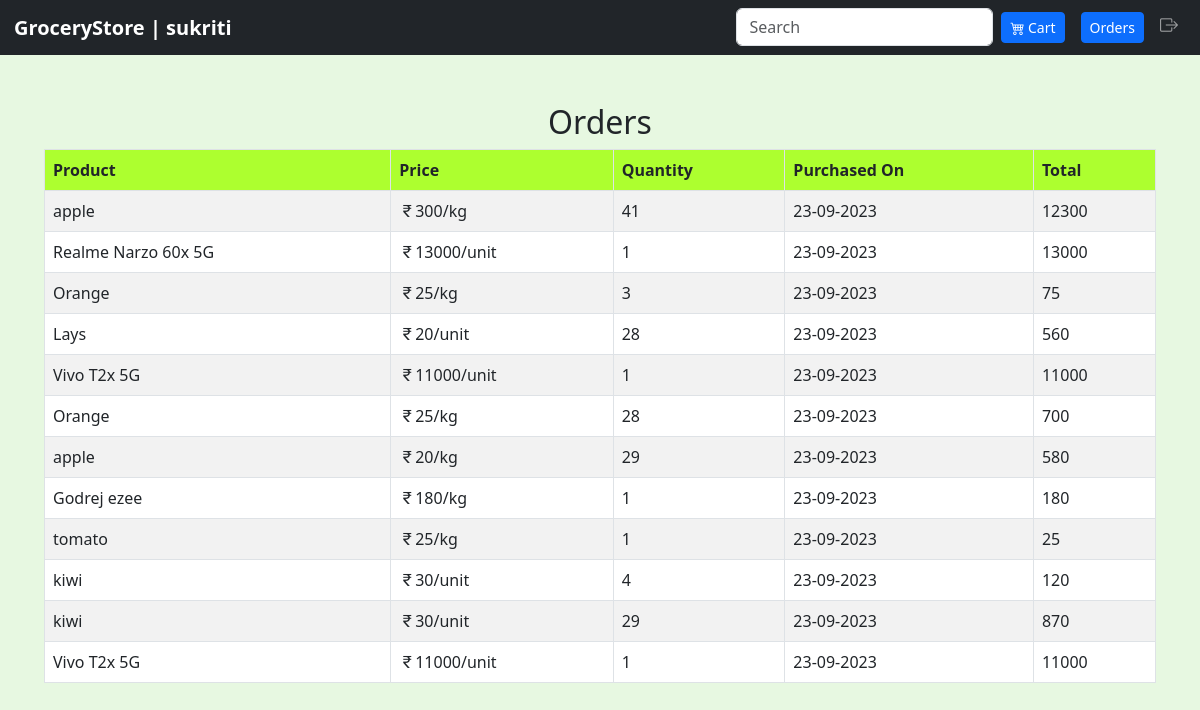
Screenshot of /user/orders (signed in) with the database file from the repository.
### models.py (models this page shows)
class Order(db.Model):
    o_id = db.Column(db.Integer, primary_key=True)
    o_name = db.Column(db.String(50), nullable=False)
    price = db.Column(db.Integer, nullable=False)
    quantity = db.Column(db.Integer, nullable=False)
    unit = db.Column(db.String, nullable=False)
    date = db.Column(db.String(16), default=date.today().strftime('%d-%m-%Y'))
    p_id = db.Column(db.Integer, db.ForeignKey('product.p_id'), nullable=False)
    u_id = db.Column(db.Integer, db.ForeignKey('user.u_id'), nullable=False)

### app.py (the view)
@app.route('/user/orders')
@user_required
def Orders():
    orders = Order.query.all()
    return render_template('orders.html', orders = orders, user = session.get('user_name'))

### app.py (called while the page is built)
def user_required(view_function):
    @wraps(view_function)
    def decorated_function(*args, **kwargs):
        if 'user_name' and 'user_id' in session:
            return view_function(*args, **kwargs)
        else:
            flash('User login required!!')
            return redirect(url_for('UserLogin'))
    return decorated_function

### templates/orders.html (shortened to what this page needs)
{% extends 'userbase.html' %}
{% block content %}
<div class="content">
<div class="container mt-5">
    <h2 class="text-center">Orders</h2>
    <table class="table table-striped table-bordered">
        <thead>
            <tr>
                <th style="background: greenyellow;">Product</th>
                <th style="background: greenyellow;">Price</th>
                <th style="background: greenyellow;">Quantity</th>
                <th style="background: greenyellow;">Purchased On</th>
                <th style="background: greenyellow;">Total</th>
            </tr>
        </thead>
        <tbody>
            {% for product in orders|reverse %}
                <tr>
                    <td>{{ product.o_name }}</td>
                    <td><i class="bi bi-currency-rupee"></i>{{ product.price }}{{ product.unit }}</td>
                    <td>{{ product.quantity }}</td>
                    <td>{{ product.date }}</td>
                    <td>{{ product.price * product.quantity }}</td>
                </tr>
            {% endfor %}
        </tbody>
    </table>
</div>
</div>
{% endblock %}

### static/admin.css (style rules this page uses)
body { overflow: hidden; background: #E7F8E1; }

### rows the page displays
Order: o_name "apple", price "300", unit "/kg", quantity "41", date "23-09-2023", product.price*product.quantity "12300"
Order: o_name "Realme Narzo 60x 5G", price "13000", unit "/unit", quantity "1", date "23-09-2023", product.price*product.quantity "13000"
Order: o_name "Orange", price "25", unit "/kg", quantity "3", date "23-09-2023", product.price*product.quantity "75"
Order: o_name "Lays", price "20", unit "/unit", quantity "28", date "23-09-2023", product.price*product.quantity "560"
Order: o_name "Vivo T2x 5G", price "11000", unit "/unit", quantity "1", date "23-09-2023", product.price*product.quantity "11000"
Order: o_name "Orange", price "25", unit "/kg", quantity "28", date "23-09-2023", product.price*product.quantity "700"
Order: o_name "apple", price "20", unit "/kg", quantity "29", date "23-09-2023", product.price*product.quantity "580"
Order: o_name "Godrej ezee", price "180", unit "/kg", quantity "1", date "23-09-2023", product.price*product.quantity "180"
Order: o_name "tomato", price "25", unit "/kg", quantity "1", date "23-09-2023", product.price*product.quantity "25"
Order: o_name "kiwi", price "30", unit "/unit", quantity "4", date "23-09-2023", product.price*product.quantity "120"
Order: o_name "kiwi", price "30", unit "/unit", quantity "29", date "23-09-2023", product.price*product.quantity "870"
Order: o_name "Vivo T2x 5G", price "11000", unit "/unit", quantity "1", date "23-09-2023", product.price*product.quantity "11000"

### other values shown
{{ user }} "sukriti"
